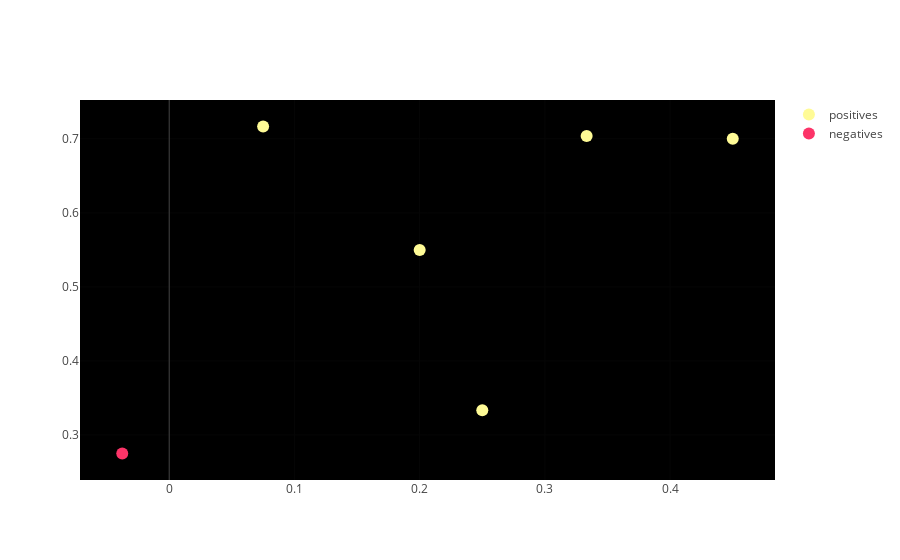

Notebook source saved alongside this figure:
### Code cell
from plotly.offline import init_notebook_mode, iplot
from plotly.graph_objs import *

layout = Layout(
    plot_bgcolor='#000000'
)


init_notebook_mode(connected=True)         # initiate notebook for offline plot

positives = Scatter(
  x=[0.07499999999999996, 0.3333333333333333, 0.2, 0.45000000000000007, 0.25],
  y=[0.7166666666666667, 0.7037037037037037, 0.55, 0.7, 0.3333333333333333],
  mode = "markers",
  marker = dict(size = 12 , color = "#fffb96"),
  name = "positives"
)

negatives = Scatter(
  x= [-0.037500000000000006],
  y= [0.275],
  mode = "markers",
  marker = dict(size = 12 , color = "#fc3468"),
  name = "negatives"    
)
data = Data([positives,negatives])
fig = Figure(data=data, layout=layout)
iplot(fig)               # use plotly.offline.iplot for offline plot

### Figure 1 — Plotly figure (JSON) as saved in the notebook; plotly's stock layout.template omitted (floating-point values rounded to 4 significant figures)
{"data": [{"marker": {"color": "#fffb96", "size": 12}, "mode": "markers", "name": "positives", "type": "scatter", "uid": "5ec6a4a7-cc89-42b2-bd11-70f4defe02b1", "x": [0.075, 0.3333, 0.2, 0.45, 0.25], "y": [0.7167, 0.7037, 0.55, 0.7, 0.3333]}, {"marker": {"color": "#fc3468", "size": 12}, "mode": "markers", "name": "negatives", "type": "scatter", "uid": "e9ab6cd2-60d3-4ed4-98c2-b99d7376a5ca", "x": [-0.0375], "y": [0.275]}], "layout": {"plot_bgcolor": "#000000"}}
